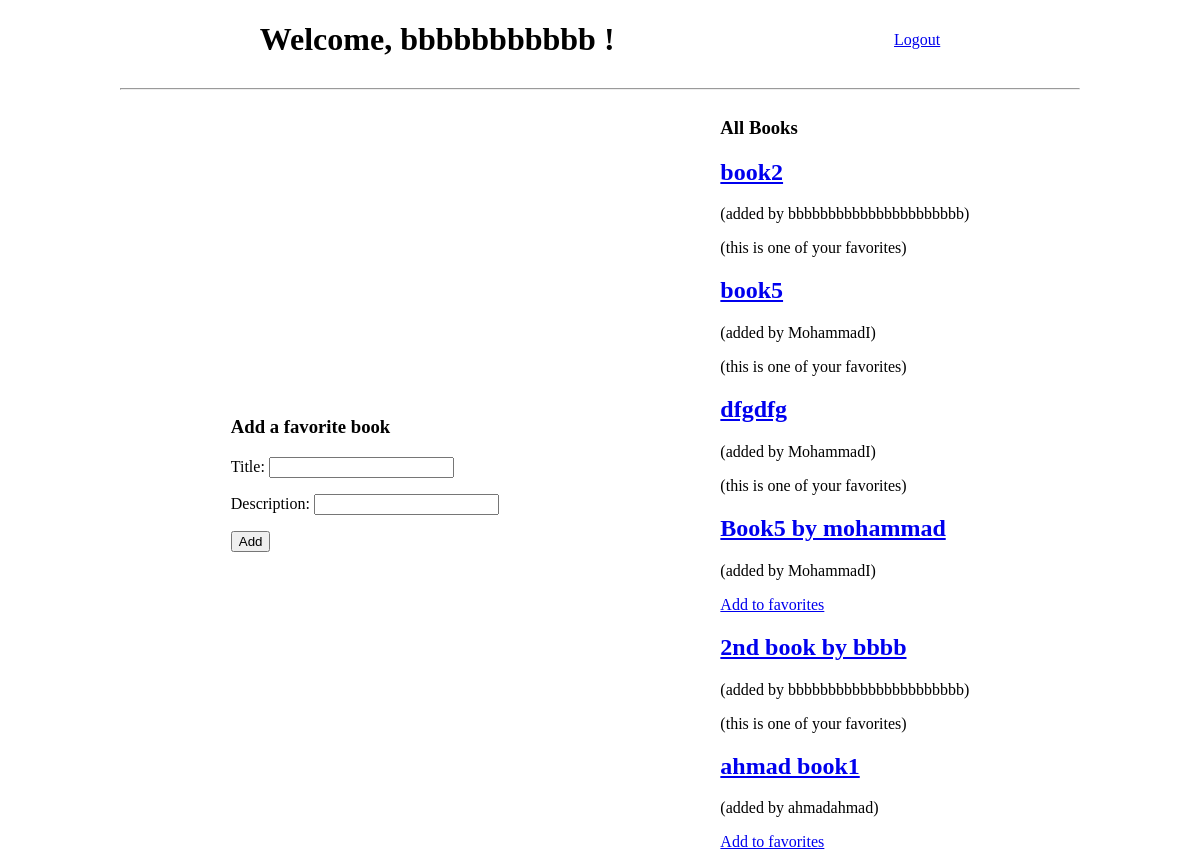
Page /books/ (signed in) on the earlier database version.
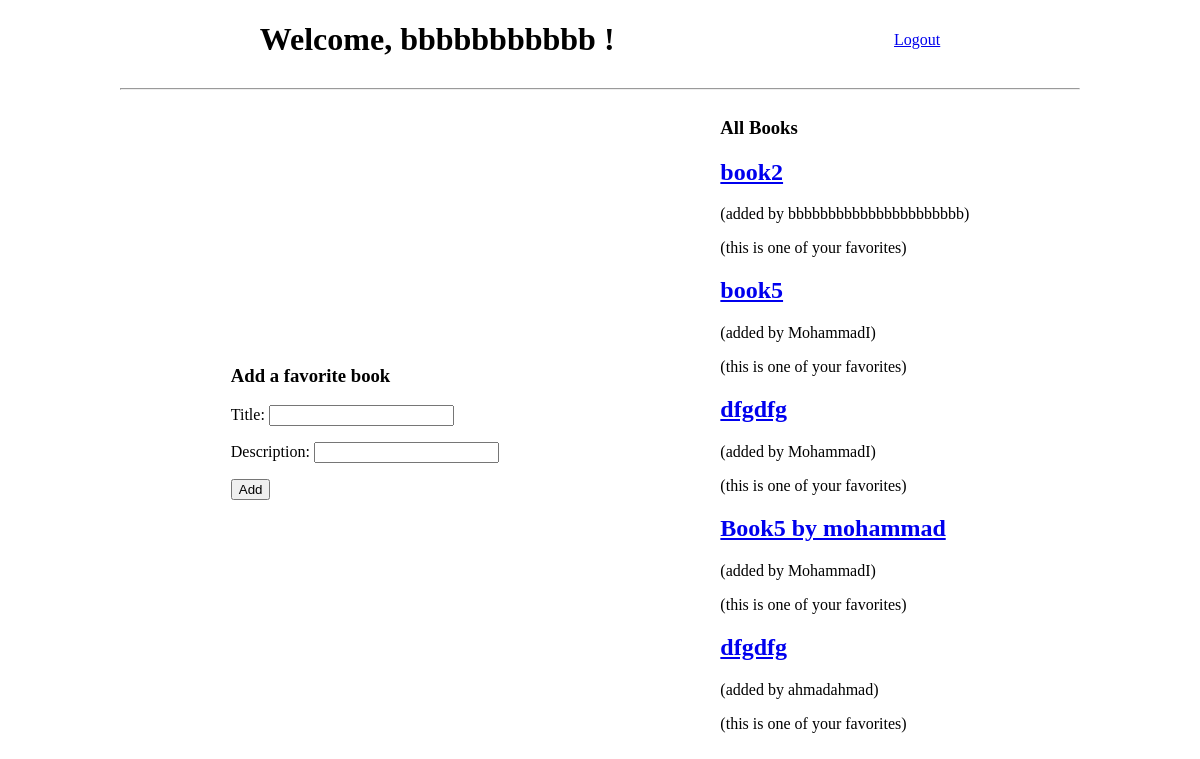
Same page on the later database version.
### fav_book_app/models.py (models this page shows)
class Book(models.Model):
    title = models.CharField(max_length=255)
    description = models.TextField(null=True)
    created_at = models.DateTimeField(auto_now_add=True)
    updated_at = models.DateTimeField(auto_now=True)
    uploaded_by = models.ForeignKey(User, related_name="books_uploaded", on_delete=models.CASCADE)
    users_who_like = models.ManyToManyField(User, related_name="likes_books")
    objects = BookManager()

class User(models.Model):
    first_name = models.CharField(max_length=50)
    last_name = models.CharField(max_length=50)
    email = models.CharField(max_length=100)
    password = models.CharField(max_length=255)
    created_at = models.DateTimeField(auto_now_add=True)
    updated_at = models.DateTimeField(auto_now=True)
    objects = UserManager()

### fav_book_app/views.py (the view)
# urls.py: path("books/", views.all_books_page),
def all_books_page(request):
    if "userid" not in request.session:
        return redirect("/")
    context = {
        "books": Book.objects.all(),
        "books_list_uploaded_by_user": User.objects.get(id=request.session["userid"]).books_uploaded.all(),
        "books_list_liked_by_user": User.objects.get(
            id=request.session["userid"]
        ).likes_books.all(),
    }
    return render(request, "all_books.html", context)

### fav_book_app/templates/all_books.html (shortened to what this page needs)
<!DOCTYPE html>
<html lang="en">
<head>
    {% load static %}
    <link rel="stylesheet" href="{% static 'css/style2.css' %}">
</head>
<body>
    <header>
        <h1>Welcome, {{request.session.firstname}} !</h1>
        <a href="/logout_user">Logout</a>
    </header>
    <hr>
    <main>
        <form action="/add_book/" method="post">
            <h3>Add a favorite book</h3>
            <p>Title: <input type="text" name="title"></p>
            <p>Description: <input type="text" name="description"></p>
            <button type="submit">Add</button>
        </form>
        <article>
            <h3>All Books</h3>
            {% for book in books %}
            <div>
                <h2><a href="/books/{{book.id}}/">{{book.title}}</a></h2>
                <p>(added by {{book.uploaded_by.first_name}}{{book.uploaded_by.last_name}})</p>
                {% if book in books_list_uploaded_by_user or book in books_list_liked_by_user %}
                <p>(this is one of your favorites)</p>
                {% else %}
                <a href="/books/add_book_to_user_list_of_favorites/{{book.id}}/">Add to favorites</a>
                {% endif %}
            </div>
            {% endfor %}
        </article>
    </main>
</body>
</html>

### fav_book_app/static/css/style2.css (style rules this page uses)
body { margin: 0 10%; }
header, main { display: flex; justify-content: space-around; align-items: center; }

Differences in the rows shown:
removed Book: title "2nd book by bbbb", uploaded_by.first_name "bbbbbbbbbbb", uploaded_by.last_name "bbbbbbbbbbb", shows "(this is one of your favorites)"
removed Book: title "ahmad book1", uploaded_by.first_name "ahmad", uploaded_by.last_name "ahmad"
computed for Book "Book5 by mohammad": text "Add to favorites" → "(this is one of your favorites)"
added Book: title "dfgdfg", uploaded_by.first_name "ahmad", uploaded_by.last_name "ahmad", shows "(this is one of your favorites)"
